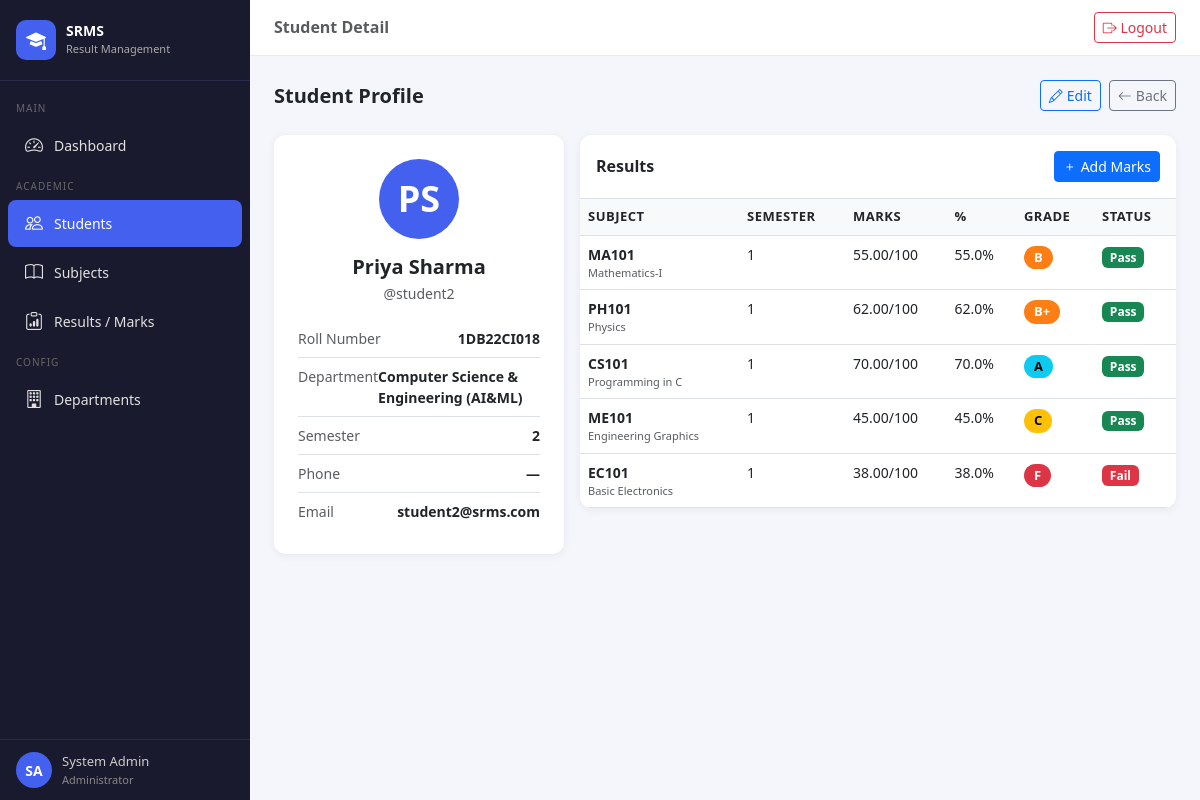
Before: /students/2/ (signed in) with the older database file.
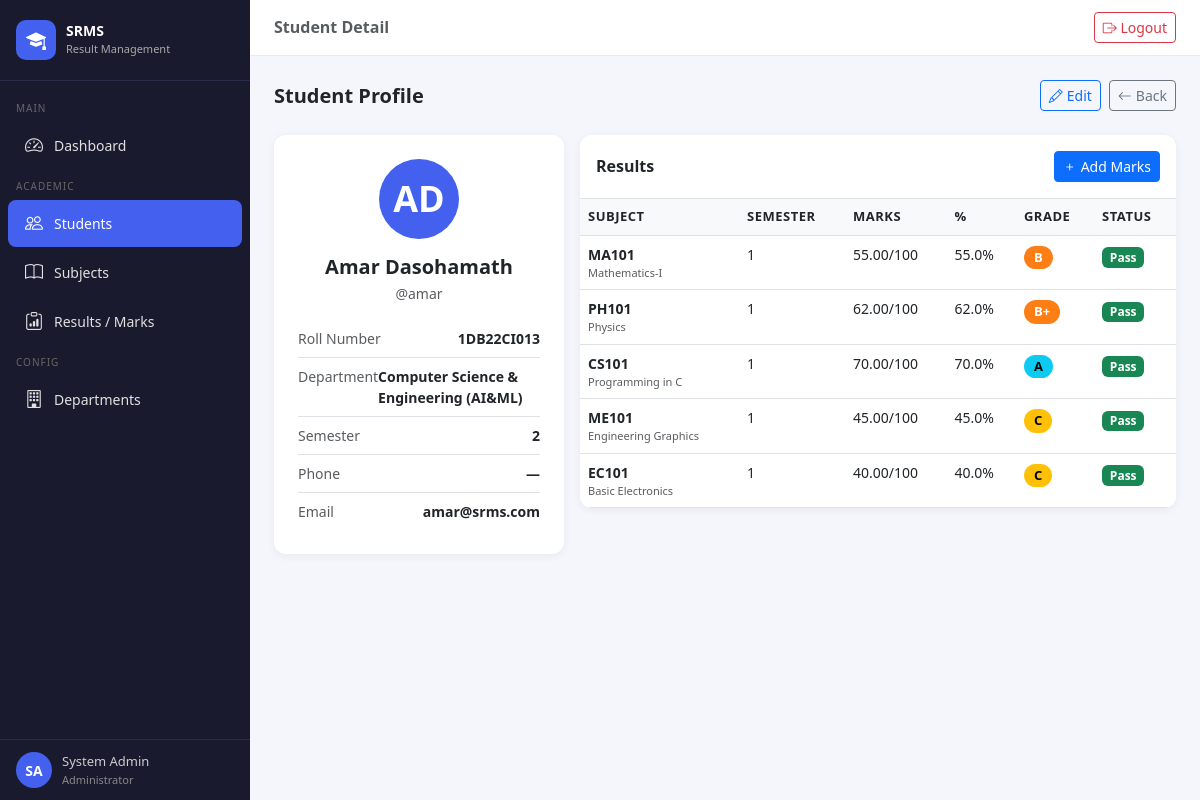
After: the same page with the newer database file.
### results/models.py (models this page shows, shortened)
class StudentProfile(models.Model):
    user = models.OneToOneField(User, on_delete=models.CASCADE, related_name='student_profile')
    roll_number = models.CharField(max_length=20, unique=True)
    department = models.ForeignKey(Department, on_delete=models.SET_NULL, null=True)
    current_semester = models.IntegerField(default=1)
    phone = models.CharField(max_length=15, blank=True)
    date_of_birth = models.DateField(null=True, blank=True)
    profile_photo = models.ImageField(upload_to='student_photos/', null=True, blank=True)
    created_at = models.DateTimeField(auto_now_add=True)

class Result(models.Model):
    student = models.ForeignKey(StudentProfile, on_delete=models.CASCADE, related_name='results')
    subject = models.ForeignKey(Subject, on_delete=models.CASCADE)
    marks_obtained = models.DecimalField(max_digits=5, decimal_places=2)
    semester = models.IntegerField()
    academic_year = models.CharField(max_length=20, default='2024-25')
    entered_by = models.ForeignKey(User, on_delete=models.SET_NULL, null=True, related_name='entered_results')
    entered_at = models.DateTimeField(auto_now_add=True)
    updated_at = models.DateTimeField(auto_now=True)
    class Meta:
        unique_together = ('student', 'subject', 'semester', 'academic_year')
    @property
    def percentage(self):
        return (self.marks_obtained / self.subject.max_marks) * 100
    @property
    def grade(self):
        p = float(self.percentage)
        if p >= 90:
            return 'O'
        elif p >= 80:
            return 'A+'
        elif p >= 70:
            return 'A'
        elif p >= 60:
            return 'B+'
        elif p >= 50:
            return 'B'
        elif p >= 40:
            return 'C'
        else:
            return 'F'
    @property
    def is_pass(self):
        return float(self.percentage) >= 40

class Subject(models.Model):
    name = models.CharField(max_length=100)
    code = models.CharField(max_length=20)
    department = models.ForeignKey(Department, on_delete=models.CASCADE)
    semester = models.IntegerField()
    max_marks = models.IntegerField(default=100)
    credits = models.IntegerField(default=4)

class Department(models.Model):
    name = models.CharField(max_length=100)
    code = models.CharField(max_length=20)
    def __str__(self):
        return self.name

### results/views.py (the view)
# urls.py: path('students/<int:pk>/',       views.student_detail, name='student_detail'),
@login_required
def student_detail(request, pk):
    if not is_admin(request.user):
        return redirect('dashboard')
    profile  = get_object_or_404(StudentProfile, pk=pk)
    results  = Result.objects.filter(student=profile).select_related('subject')
    semesters = sorted(set(r.semester for r in results))
    context  = {'profile': profile, 'results': results, 'semesters': semesters, 'is_admin': True}
    return render(request, 'results/student_detail.html', context)

### results/views.py (called while the page is built)
def is_admin(user):
    return user.groups.filter(name='Admin').exists() or user.is_superuser

### results/templates/results/student_detail.html (shortened to what this page needs)
{% extends 'results/base.html' %}
{% block page_title %}Student Detail{% endblock %}
{% block content %}
<div class="d-flex justify-content-between align-items-center mb-4">
  <h5 class="fw-bold mb-0">Student Profile</h5>
  <div class="d-flex gap-2">
    <a href="{% url 'student_edit' profile.pk %}" class="btn btn-outline-primary btn-sm">
      <i class="bi bi-pencil me-1"></i>Edit
    </a>
    <a href="{% url 'student_list' %}" class="btn btn-outline-secondary btn-sm">
      <i class="bi bi-arrow-left me-1"></i>Back
    </a>
  </div>
</div>
<div class="row g-3">
  <div class="col-lg-4">
    <div class="stat-card text-center">
      <div class="mx-auto mb-3" style="width:80px;height:80px;border-radius:50%;background:#4361ee;display:flex;align-items:center;justify-content:center;color:#fff;font-size:36px;font-weight:700;">
        {{ profile.user.first_name.0|upper }}{{ profile.user.last_name.0|upper }}
      </div>
      <h5 class="fw-bold mb-1">{{ profile.user.get_full_name }}</h5>
      <p class="text-muted small mb-3">@{{ profile.user.username }}</p>
      <div class="text-start">
        <div class="d-flex justify-content-between py-2 border-bottom">
          <span class="text-muted small">Roll Number</span>
          <span class="fw-semibold small">{{ profile.roll_number }}</span>
        </div>
        <div class="d-flex justify-content-between py-2 border-bottom">
          <span class="text-muted small">Department</span>
          <span class="fw-semibold small">{{ profile.department }}</span>
        </div>
        <div class="d-flex justify-content-between py-2 border-bottom">
          <span class="text-muted small">Semester</span>
          <span class="fw-semibold small">{{ profile.current_semester }}</span>
        </div>
        <div class="d-flex justify-content-between py-2 border-bottom">
          <span class="text-muted small">Phone</span>
          <span class="fw-semibold small">{{ profile.phone|default:"—" }}</span>
        </div>
        <div class="d-flex justify-content-between py-2">
          <span class="text-muted small">Email</span>
          <span class="fw-semibold small">{{ profile.user.email|default:"—" }}</span>
        </div>
      </div>
    </div>
  </div>
  <div class="col-lg-8">
    <div class="table-card">
      <div class="d-flex justify-content-between align-items-center p-3 border-bottom">
        <h6 class="fw-semibold mb-0">Results</h6>
        <a href="{% url 'result_add' %}" class="btn btn-sm btn-primary">
          <i class="bi bi-plus me-1"></i>Add Marks
        </a>
      </div>
      <div class="table-responsive">
        <table class="table table-hover mb-0">
          <thead>
            <tr>
              <th>Subject</th>
              <th>Semester</th>
              <th>Marks</th>
              <th>%</th>
              <th>Grade</th>
              <th>Status</th>
            </tr>
          </thead>
          <tbody>
            {% for r in results %}
            <tr>
              <td>
                <div class="fw-semibold small">{{ r.subject.code }}</div>
                <div class="text-muted" style="font-size:11px;">{{ r.subject.name }}</div>
              </td>
              <td class="small">{{ r.semester }}</td>
              <td class="small">{{ r.marks_obtained }}/{{ r.subject.max_marks }}</td>
              <td class="small">{{ r.percentage|floatformat:1 }}%</td>
              <td><span class="grade-badge grade-{{ r.grade|cut:'+' }}">{{ r.grade }}</span></td>
              <td>
                {% if r.is_pass %}
                  <span class="badge bg-success">Pass</span>
                {% else %}
                  <span class="badge bg-danger">Fail</span>
                {% endif %}
              </td>
            </tr>
            {% empty %}
              <tr><td colspan="6" class="text-center text-muted py-4">No results yet.</td></tr>
            {% endfor %}
          </tbody>
        </table>
      </div>
    </div>
  </div>
</div>
{% endblock %}

Changed rows visible on the page:
changed StudentProfile "Computer Science & Engineering (AI&ML)": user.first_name.0 "P" → "A"; user.last_name.0 "S" → "D"; user.get_full_name "Priya Sharma" → "Amar Dasohamath"; user.username "student2" → "amar"; roll_number "1DB22CI018" → "1DB22CI013"; user.email "student2@srms.com" → "amar@srms.com"
changed Result "EC101": marks_obtained "38.00" → "40.00"; percentage "38.0" → "40.0"; grade "F" → "C"; marks_obtained "Fail" → "Pass"
